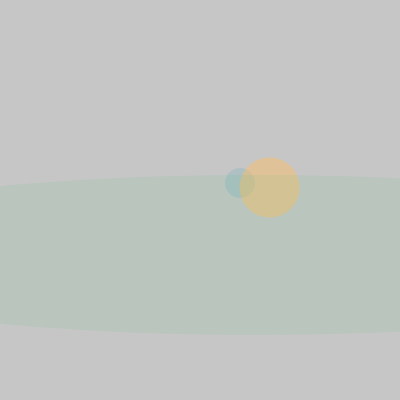
Frame 1 (no input)
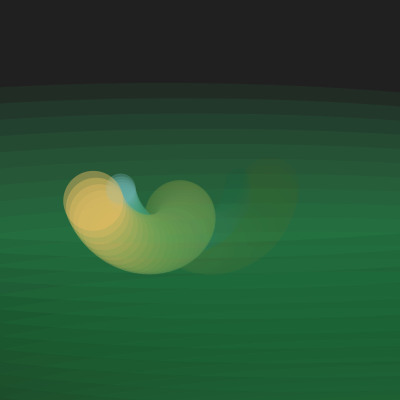
Frame 60 (the mouse pressed at the canvas centre just before this capture)
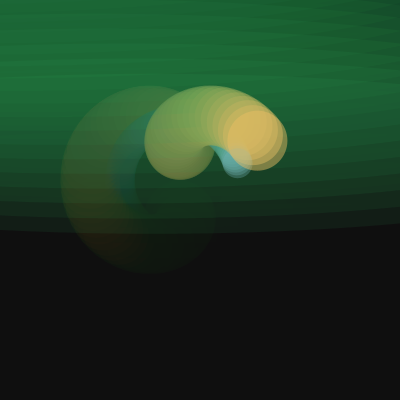
Frame 120 (the mouse held since frame 60 and released just before this capture)

The Processing sketch that drew these frames (run headless with seeded random() and noise(); from frame 60 on, the mouse is pressed at the canvas centre):

// Processing sketch: processing_166094
// ── processing_166094.pde

float angle = 0.0; // Current angle
float speed = 0.05; // Speed of motion
float radius = 60.0; // Range of motion
float sx = 2.0;
float sy = 2.0;
void setup() {
size(400, 400);
noStroke();
}
void draw() {
fill(0, 8);
rect(0, 0, width, height);
angle += speed; // Update the angle
float sinval = sin(angle);
float cosval = cos(angle);
// Set the position of the small circle based on new
// values from sine and cosine
float x = 180 + (cosval * radius);
float y = 180 + (sinval * radius);
fill(120,180,190,80);
ellipse(x, y, 30, 30); // Draw smaller circle
// Set the position of the large circles based on the
// new position of the small circle
float x2 = x + cos(angle * 3) * radius/2;
float y2 = y + sin(angle * 3) * radius/2;
fill(250,190,100,120);
ellipse(x2, y2, 60, 60); // Draw larger circle

float w = x + sin(angle) * 300;
x2 = x + cos(angle * 2) * radius*3;
y2 = y + sin(angle * 2) * radius*3;
fill(50,190,100,20);
ellipse(w, w, 1000, 160); // Draw larger circle
}
